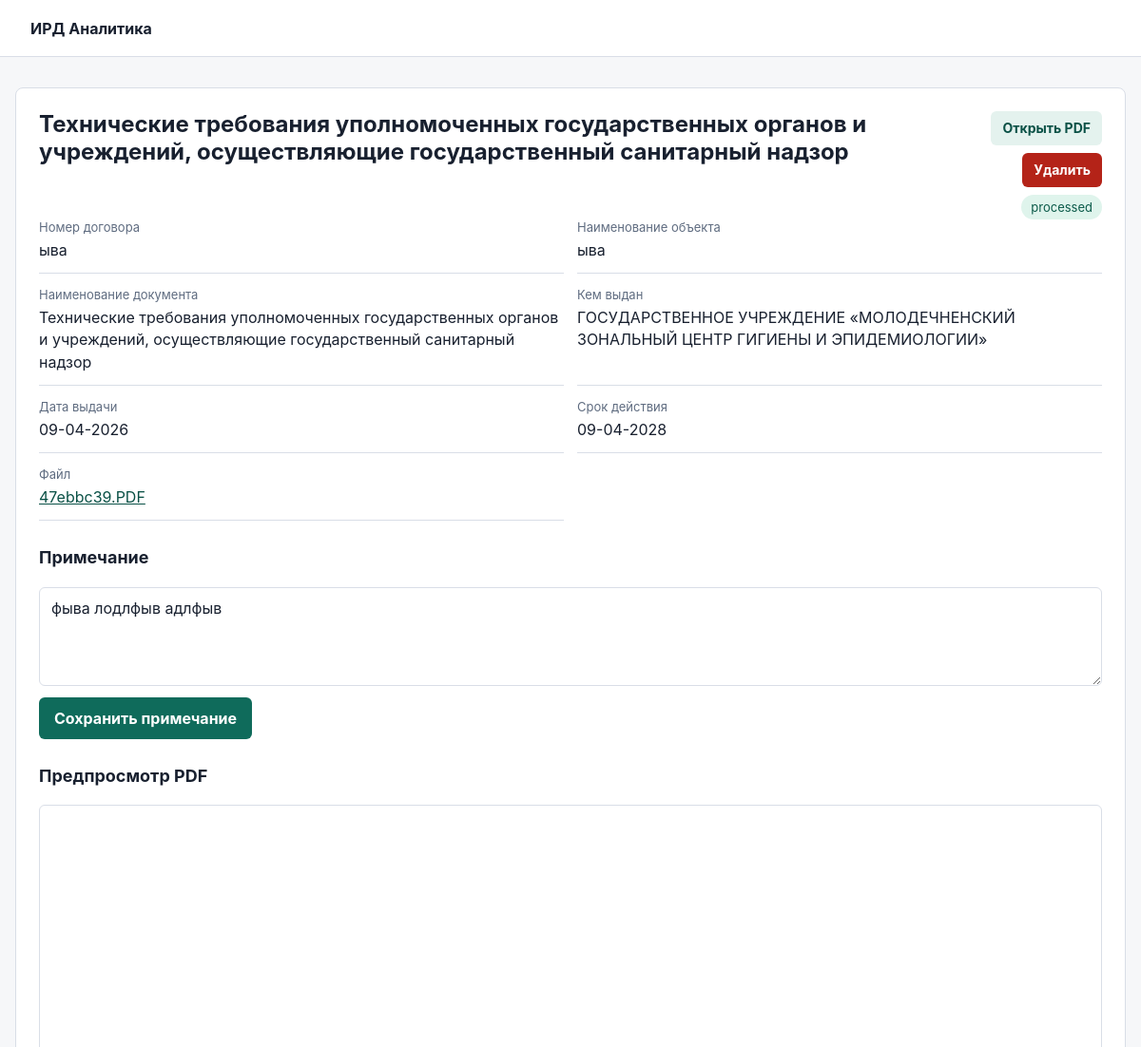
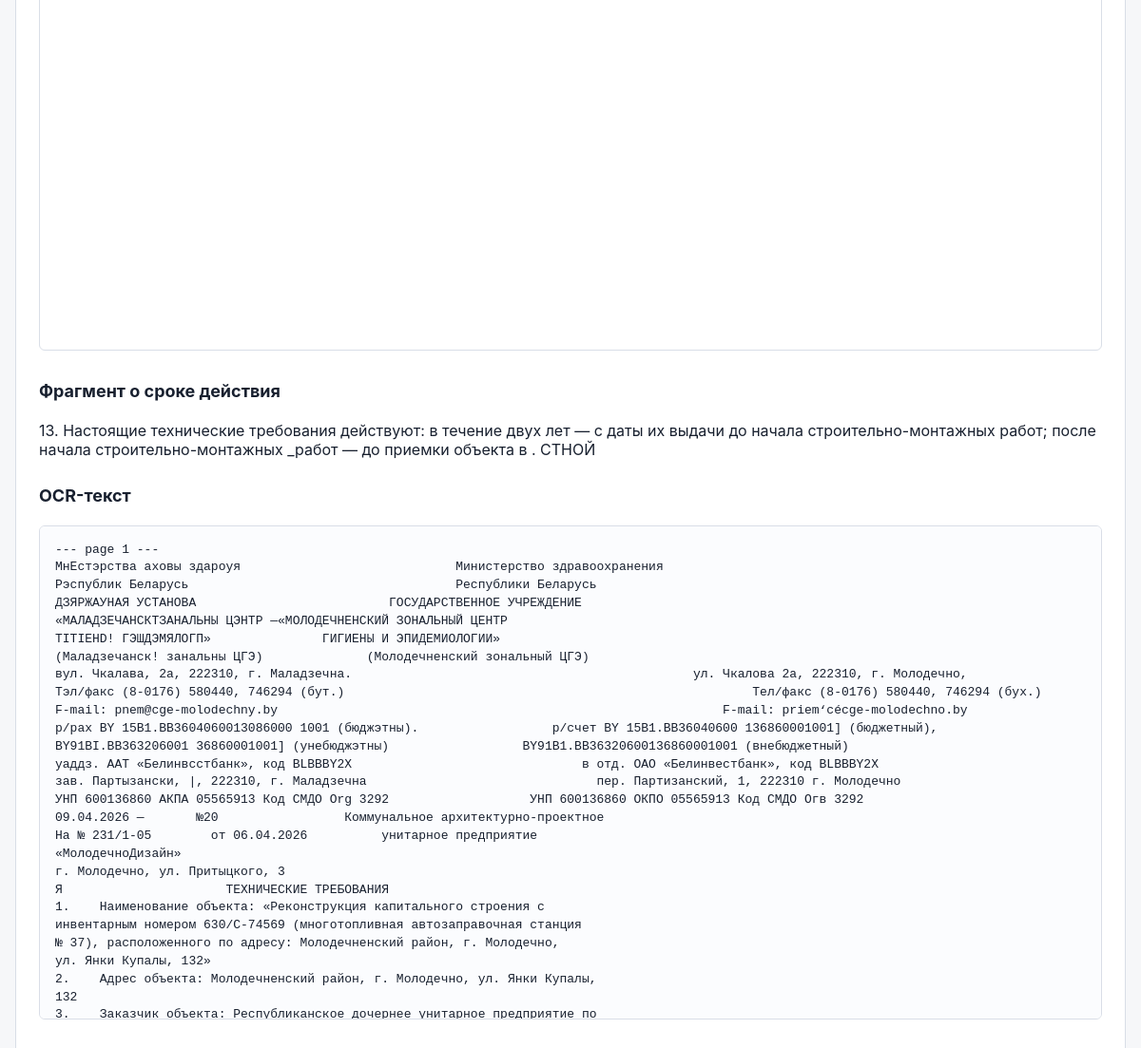
Screenshot of /documents/2 with the database file from the repository (2 pictures, top to bottom).
### tables this page shows
CREATE TABLE documents (
    id INTEGER PRIMARY KEY AUTOINCREMENT,
    contract_number TEXT NOT NULL,
    object_name TEXT NOT NULL,
    original_filename TEXT NOT NULL,
    stored_filename TEXT NOT NULL,
    working_title TEXT,
    official_title TEXT,
    issuer TEXT,
    issue_date TEXT,
    valid_until TEXT,
    validity_text TEXT,
    no_expiration INTEGER NOT NULL DEFAULT 0,
    raw_text TEXT,
    note TEXT NOT NULL DEFAULT '',
    status TEXT NOT NULL DEFAULT 'processed',
    error TEXT,
    created_at TEXT NOT NULL DEFAULT CURRENT_TIMESTAMP
);

### app/web/routes.py (the view)
@bp.get("/documents/<int:document_id>")
def document_detail(document_id: int):
    document = DocumentRepository().get(document_id)
    if document is None:
        return "Документ не найден", 404
    return render_template("document.html", document=document)

### app/database.py (called while the page is built)
def get_db() -> sqlite3.Connection:
    if "db" not in g:
        g.db = sqlite3.connect(current_app.config["DATABASE_PATH"])
        g.db.row_factory = sqlite3.Row
    return g.db

### app/repositories.py (called while the page is built)
    def get(self, document_id: int) -> Row | None:
        return get_db().execute(
            "SELECT * FROM documents WHERE id = ?", (document_id,)
        ).fetchone()

### app/templates/document.html (shortened to what this page needs)
{% extends "base.html" %}
{% block content %}
<section class="document-view">
    <div class="document-head">
        <h1>{{ document.working_title or "Документ" }}</h1>
        <div class="document-actions">
            {% if document.stored_filename %}
                <a class="button-link secondary" href="{{ url_for('web.document_preview', document_id=document.id) }}" target="_blank">Открыть PDF</a>
            {% endif %}
            <form action="{{ url_for('web.delete_document', document_id=document.id) }}" method="post" onsubmit="return confirm('Удалить документ из базы и удалить загруженный PDF?');">
                <button class="danger-button" type="submit">Удалить</button>
            </form>
            <span class="status status-{{ document.status }}">{{ document.status }}</span>
        </div>
    </div>
    <dl class="fields">
        <div><dt>Номер договора</dt><dd>{{ document.contract_number }}</dd></div>
        <div><dt>Наименование объекта</dt><dd>{{ document.object_name }}</dd></div>
        <div><dt>Наименование документа</dt><dd>{{ document.official_title or document.working_title or "—" }}</dd></div>
        <div><dt>Кем выдан</dt><dd>{{ document.issuer or "—" }}</dd></div>
        <div><dt>Дата выдачи</dt><dd>{{ document.issue_date or "—" }}</dd></div>
        <div><dt>Срок действия</dt><dd>{{ "без срока действия" if document.no_expiration else (document.valid_until or "—") }}</dd></div>
        <div>
            <dt>Файл</dt>
            <dd>
                {% if document.stored_filename %}
                    <a href="{{ url_for('web.document_preview', document_id=document.id) }}" target="_blank">{{ document.original_filename }}</a>
                {% else %}
                    {{ document.original_filename or "—" }}
                {% endif %}
            </dd>
        </div>
    </dl>
    <section class="note-panel">
        <h2>Примечание</h2>
        <form action="{{ url_for('web.update_document_note', document_id=document.id) }}" method="post">
            <textarea name="note" rows="4">{{ document.note or "" }}</textarea>
            <button type="submit">Сохранить примечание</button>
        </form>
    </section>
    {% if document.stored_filename %}
        <section class="pdf-preview">
            <h2>Предпросмотр PDF</h2>
            <iframe src="{{ url_for('web.document_preview', document_id=document.id) }}" title="Предпросмотр PDF"></iframe>
        </section>
    {% endif %}
    {% if document.validity_text %}
        <section class="text-block">
            <h2>Фрагмент о сроке действия</h2>
            <p>{{ document.validity_text }}</p>
        </section>
    {% endif %}
    {% if document.raw_text %}
        <section class="text-block">
            <h2>OCR-текст</h2>
            <pre>{{ document.raw_text }}</pre>
        </section>
    {% endif %}
</section>
{% endblock %}

### app/static/styles.css (style rules this page uses)
:root { color-scheme: light; --bg: #f6f7f9; --panel: #ffffff; --line: #d9dee7; --text: #18202f; --muted: #5f6c80; --accent: #0f6b5b; --accent-dark: #0a5146; --danger: #b42318; }
* { box-sizing: border-box; }
body { margin: 0; background: var(--bg); color: var(--text); font-family: Inter, system-ui, -apple-system, BlinkMacSystemFont, "Segoe UI", sans-serif; }
.upload-form, .records, .document-view { background: var(--panel); border: 1px solid var(--line); border-radius: 8px; padding: 24px; }
h1, h2 { margin: 0 0 20px; line-height: 1.2; }
h1 { font-size: 24px; }
h2 { font-size: 18px; }
input, textarea { width: 100%; border: 1px solid var(--line); border-radius: 6px; padding: 11px 12px; color: var(--text); font: inherit; background: #ffffff; }
button { width: 100%; border: 0; border-radius: 6px; padding: 12px 16px; color: #ffffff; background: var(--accent); font: inherit; font-weight: 700; cursor: pointer; }
.button-link, .danger-button { display: inline-flex; min-height: 36px; align-items: center; justify-content: center; border-radius: 6px; padding: 8px 12px; font-size: 14px; font-weight: 700; line-height: 1; text-decoration: none; white-space: nowrap; }
.button-link { color: #ffffff; background: var(--accent); }
.button-link.secondary { color: var(--accent-dark); background: #e4f2ee; }
.danger-button { width: auto; color: #ffffff; background: var(--danger); }
a { color: var(--accent-dark); }
.document-head { display: flex; gap: 16px; align-items: start; justify-content: space-between; }
.document-actions, .row-actions { display: flex; gap: 8px; align-items: center; }
.document-actions { flex-wrap: wrap; justify-content: flex-end; }
.document-actions form, .row-actions form { margin: 0; }
.status { border-radius: 999px; padding: 5px 10px; background: #e8eef5; color: var(--muted); font-size: 13px; }
.status-processed { background: #dff4ec; color: #0c5b4a; }
.fields { display: grid; grid-template-columns: repeat(2, minmax(0, 1fr)); gap: 14px; margin: 0; }
.fields div { border-bottom: 1px solid var(--line); padding-bottom: 12px; }
dt { color: var(--muted); font-size: 13px; margin-bottom: 5px; }
dd { margin: 0; line-height: 1.45; }
.text-block { margin-top: 28px; }
.note-panel { margin-top: 28px; }
.note-panel form { display: grid; gap: 12px; }
.note-panel button { width: auto; justify-self: start; }
.pdf-preview { margin-top: 28px; }
.pdf-preview iframe { width: 100%; height: min(760px, 78vh); border: 1px solid var(--line); border-radius: 6px; background: #ffffff; }
pre { max-height: 520px; overflow: auto; white-space: pre-wrap; border: 1px solid var(--line); border-radius: 6px; padding: 16px; background: #fbfcfe; font-size: 13px; line-height: 1.45; }

### rows the page displays
documents: working_title "Технические требования уполномоченных государственных органов и учреждений, осуществляющие государственный санитарный надзор", status "processed", contract_number "ыва", object_name "ыва", official_title "Технические требования уполномоченных государственных органов и учреждений, осуществляющие государственный санитарный надзор", issuer "ГОСУДАРСТВЕННОЕ УЧРЕЖДЕНИЕ «МОЛОДЕЧНЕНСКИЙ ЗОНАЛЬНЫЙ ЦЕНТР ГИГИЕНЫ И ЭПИДЕМИОЛОГИИ»", issue_date "09-04-2026", no_expiration+valid_until "09-04-2028", original_filename "47ebbc39.PDF", note "фыва лодлфыв адлфыв", validity_text "13. Настоящие технические требования действуют: в течение двух лет — с даты их выдачи до начала строительно-монтажных работ; после начала строительно-монтажных _работ — до приемки объекта в . СТНОЙ", raw_text "--- page 1 --- МнЕстэрства аховы здароуя Министерство здравоохранения Рэспублик Беларусь Республики Беларусь ДЗЯРЖАУНАЯ УСТАНОВА ГОСУДАРСТВЕННОЕ УЧРЕЖДЕНИЕ «МАЛАДЗЕЧАНСКТЗАНАЛЬНЫ ЦЭНТР —«МОЛОДЕЧНЕНСКИЙ ЗОНАЛЬНЫЙ ЦЕНТР TITIEHD! ГЭШДЭМЯЛОГП» ГИГИЕНЫ И ЭПИДЕМИОЛОГИИ» (Маладзечанск! занальны ЦГЭ) (Молодечненский зональный ЦГЭ) вул. Чкалава, 2a, 222310, г. Маладзечна. ул. Чкалова 2a, 222310, г. Молодечно, Тэл/факс (8-0176) 580440, 746294 (бут.) Тел/факс (8-0176) 580440, 746294 (бух.) F-mail: pnem@cge-molodechny.by F-mail: priem‘cécge-molodechno.by p/pax BY 15B1.BB3604060013086000 1001 (бюджэтны). р/счет BY 15B1.BB36040600 136860001001] (бюджетный), BY91BI.BB363206001 36860001001] (унебюджэтны)…"
